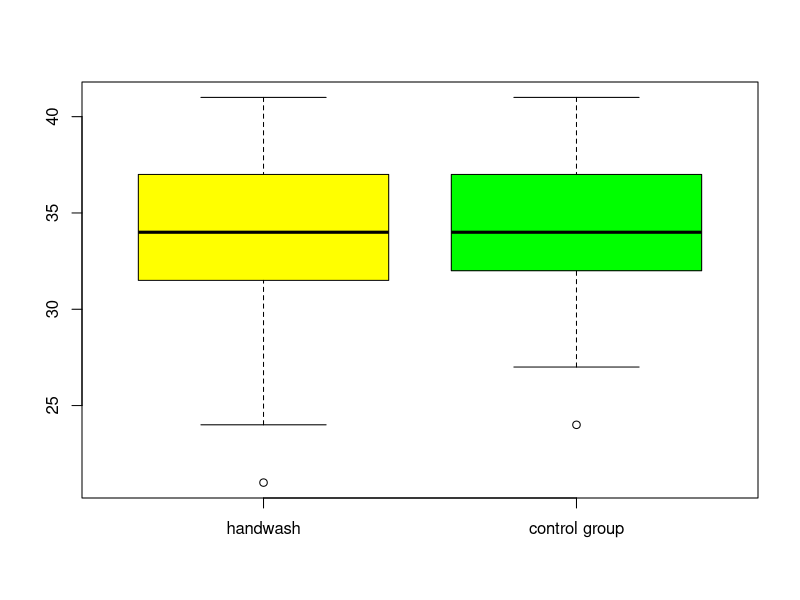

Here is the R script that generated this plot:
## ---- chunk 1
knitr::opts_chunk$set(cache=TRUE)
## ---- chunk 2
k <- read.csv('handwashing.txt', sep=' ')
## ---- chunk 3

handwash <- k[k$Condition==1,]
controlGroup <- k[k$Condition == 0,]

mean.handwash.Trolley <- mean(handwash$Trolley)
mean.control.Trolley <- mean(controlGroup$Trolley)

delta <- mean.handwash.Trolley - mean.control.Trolley
se <- sqrt(var(handwash$Trolley)/63 + var(controlGroup$Trolley)/69)
welch_stat <- delta/se

degree_f <- ((var(handwash$Trolley)/63+var(controlGroup$Trolley)/69)^2)/
((var(handwash$Trolley)/63)^2/62+(var(controlGroup$Trolley)/69)^2/68)

P_val <- pt(welch_stat, df=degree_f)
P_val
## ---- chunk 4
k$Total <- rowSums(k[2:7])

#----------------------------------------------
handwash <- k[k$Condition==1,]
controlGroup <- k[k$Condition == 0,]
#----------------------------------------------

k.temp <- cbind(k, k$Total)

boxplot(k[k$Condition==1,]$Total, k[k$Condition == 0,]$Total, 
col=c("yellow", "green"), names=c("handwash" , "control group"))

## ---- chunk 5
mean.handwash.Total <- mean(handwash$Total)
mean.control.Total <- mean(controlGroup$Total)

var.handwash.Total <- var(handwash$Total)
var.controlgroup.Total <- var(controlGroup$Total)

delta <- mean.handwash.Total - mean.control.Total
se <- sqrt(var.handwash.Total/63 + var.controlgroup.Total/69)
T.Welch <- delta/se

degree_f <- ((var.handwash.Total/63+var.controlgroup.Total/69)^2)/(((var.handwash.Total)/
63)^2/62+((var.controlgroup.Total)/69)^2/68)

P_val <- pt(T.Welch, df=degree_f)
P_val
## ---- chunk 6
#washed hands 95% confidence interval
ci.handwash_neg <- mean.handwash.Total - qnorm(0.975)*sd(handwash$Total)/sqrt(63)
ci.handwash_neg
ci.handwash_pos <- mean.handwash.Total + qnorm(0.975)*sd(handwash$Total)/sqrt(63)
ci.handwash_pos

#control group 95% confidence interval
ci.controlgroup_neg <- mean.control.Total - qnorm(0.975)*sd(controlGroup$Total)/sqrt(69)
ci.controlgroup_neg
ci.controlgroup_pos <- mean.control.Total + qnorm(0.975)*sd(controlGroup$Total)/sqrt(69)
ci.controlgroup_pos

q <- qt(0.975, df=degree_f)
lower <- delta - q*se
lower
upper <- delta + q*se
upper
## ---- chunk 7

NBA_heights <- c(80,82,82,77,74,81,83,80,76,82,81,81)
NFL_heights <- c(71,71,74,73,76,74,79,75,70,77,77,68)
ci.NBA_neg <- mean(NBA_heights) - qt(0.975, df=11)*sd(NBA_heights)/sqrt(12)
ci.NBA_neg
ci.NBA_pos <- mean(NBA_heights) + qt(0.975, df=11)*sd(NBA_heights)/sqrt(12)
ci.NBA_pos

#control group 95% confidence interval
ci.NFL_neg <- mean(NFL_heights) - qt(0.975, df=11)*sd(NFL_heights)/sqrt(12)
ci.NFL_neg
ci.NFL_pos <- mean(NFL_heights) + qt(0.975, df=11)*sd(NFL_heights)/sqrt(12)
ci.NFL_pos
## ---- chunk 8
1 - 2*pbinom(0:5, 12, 0.5)

k <- 2
n <- 12
## ---- chunk 9
mean_NBA <- mean(NBA_heights)
mean_NFL <- mean(NFL_heights)

var_NBA <- var(NBA_heights)
var_NFL <- var(NFL_heights)

delta <- mean_NBA - mean_NFL
se <- sqrt(var_NBA/12 + var_NFL/12)
T.Welch <- delta/se
degree_f <- ((var_NBA/12+var_NFL/12)^2)/(((var_NBA)/12)^2/11+((var_NFL)/12)^2/11)
sort_NBA <- sort(NBA_heights)
sort_NFL <- sort(NFL_heights)

ci_NBA_med <- sort_NBA[c(k+1, n-k)]
ci_NFL_med <- sort_NFL[c(k+1, n-k)]
ci_NBA_med
ci_NFL_med
## ---- chunk 10
mean_NBA <- mean(NBA_heights)
mean_NFL <- mean(NFL_heights)

var_NBA <- var(NBA_heights)
var_NFL <- var(NFL_heights)

delta <- mean_NBA - mean_NFL
se <- sqrt(var_NBA/12 + var_NFL/12)
T.Welch <- delta/se
degree_f <- ((var_NBA/12+var_NFL/12)^2)/(((var_NBA)/12)^2/11+((var_NFL)/12)^2/11)
P_val <- 2*(1 - pt(T.Welch, df=degree_f))
P_val
